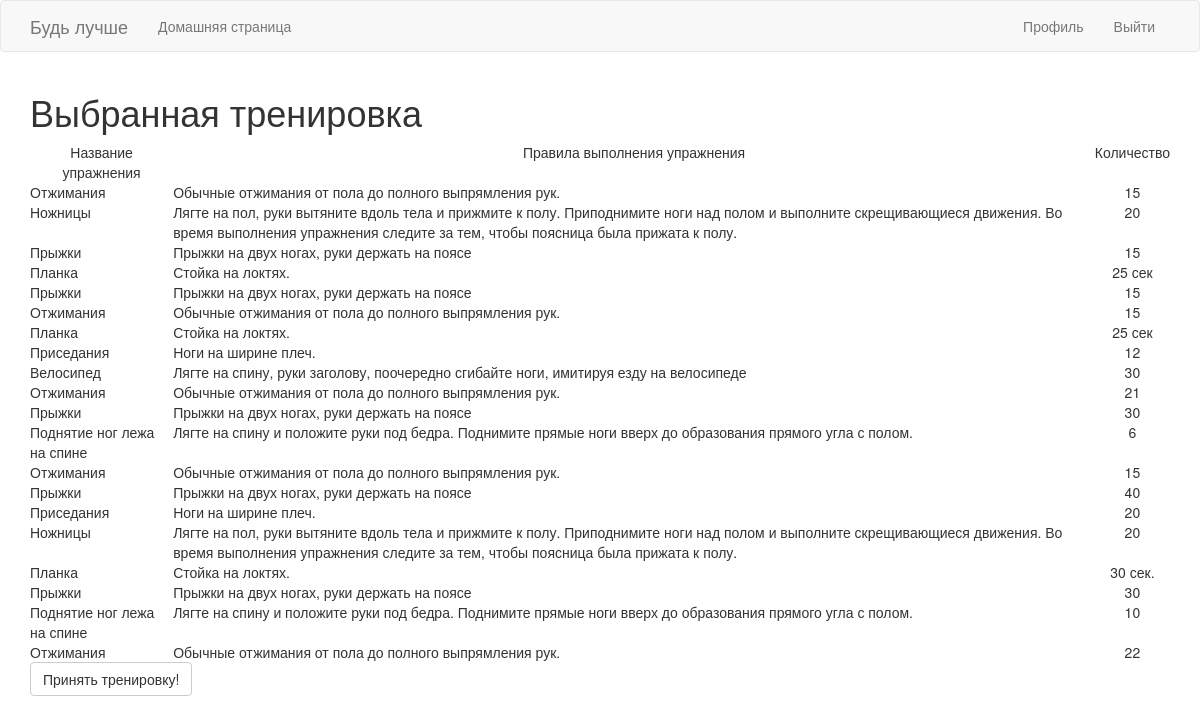
/current_training/1 (signed in), run on the app's committed database.
### app/models.py (models this page shows)
class Exercises(db.Model):
    id = db.Column(db.Integer, primary_key=True)
    name_exercises = db.Column(db.String(256), index=True)
    rules = db.Column(db.Text(500), index=True)
    day = db.Column(db.Integer)
    number = db.Column(db.Integer)
    training_id = db.Column(db.Integer, db.ForeignKey('training.id'))

### app/routes.py (the view, shortened to what this page needs)
@app.route('/current_training/<training>',methods = ['GET','POST'])
@login_required
def current_training(training):
    t = Training.query.filter_by(id=training).first_or_404()
    exercises = t.all_exe()
    form = AcceptTrainingForm()
    return render_template('current_training.html', title='Тренировка', exercises=exercises, form = form)

### app/forms.py
class AcceptTrainingForm(FlaskForm):
    submit = SubmitField('Принять тренировку!')

### app/models.py (called while the page is built)
@login.user_loader
def load_user(id):
    return User.query.get(int(id))

    def all_exe(self):
        exe = Exercises.query.filter_by(training_id=self.id)
        return exe

### app/routes.py (called while the page is built)
@app.before_request
def before_request():
    if current_user.is_authenticated:
        current_user.last_seen = datetime.utcnow()
        db.session.commit()

### app/templates/current_training.html
{% extends "base.html" %}
{% import 'bootstrap/wtf.html' as wtf %}
{% block app_content %}
    <h1>Выбранная тренировка</h1>
<table class="table-hover" >
    <tr valign="top">
        <td align="center"> Название упражнения </td>
        <td align="center"> Правила выполнения упражнения </td>
        <td align="center"> Количество </td>
    {% for exercises in exercises %}
        {% include '_exe.html' %}
    {% endfor %}
</table>
<div class="row">
        <div class="col-md-4">
            {{ wtf.quick_form(form) }}
        </div>
    </div>
{% endblock %}

### app/templates/_exe.html
    <tr valign="top">
        <td>{{ exercises.name_exercises }}</td>
        <td  align="stretch">{{ exercises.rules }} </td>
        <td align="center">{{ exercises.number }} </td>
    </tr>

### data on the page
Exercises: name_exercises "Отжимания", rules "Обычные отжимания от пола до полного выпрямления рук.", number "15"
Exercises: name_exercises "Ножницы", rules "Лягте на пол, руки вытяните вдоль тела и прижмите к полу. Приподнимите ноги над полом и выполните скрещивающиеся движения. Во время выполнения упражнения следите за тем, чтобы поясница была прижата к полу.", number "20"
Exercises: name_exercises "Прыжки", rules "Прыжки на двух ногах, руки держать на поясе", number "15"
Exercises: name_exercises "Планка", rules "Стойка на локтях.", number "25 сек"
Exercises: name_exercises "Прыжки", rules "Прыжки на двух ногах, руки держать на поясе", number "15"
Exercises: name_exercises "Отжимания", rules "Обычные отжимания от пола до полного выпрямления рук.", number "15"
Exercises: name_exercises "Планка", rules "Стойка на локтях.", number "25 сек"
Exercises: name_exercises "Приседания", rules "Ноги на ширине плеч.", number "12"
Exercises: name_exercises "Велосипед", rules "Лягте на спину, руки заголову, поочередно сгибайте ноги, имитируя езду на велосипеде", number "30"
Exercises: name_exercises "Отжимания", rules "Обычные отжимания от пола до полного выпрямления рук.", number "21"
Exercises: name_exercises "Прыжки", rules "Прыжки на двух ногах, руки держать на поясе", number "30"
Exercises: name_exercises "Поднятие ног лежа на спине", rules "Лягте на спину и положите руки под бедра. Поднимите прямые ноги вверх до образования прямого угла с полом.", number "6"
Exercises: name_exercises "Отжимания", rules "Обычные отжимания от пола до полного выпрямления рук.", number "15"
Exercises: name_exercises "Прыжки", rules "Прыжки на двух ногах, руки держать на поясе", number "40"
Exercises: name_exercises "Приседания", rules "Ноги на ширине плеч.", number "20"
Exercises: name_exercises "Ножницы", rules "Лягте на пол, руки вытяните вдоль тела и прижмите к полу. Приподнимите ноги над полом и выполните скрещивающиеся движения. Во время выполнения упражнения следите за тем, чтобы поясница была прижата к полу.", number "20"
Exercises: name_exercises "Планка", rules "Стойка на локтях.", number "30 сек."
Exercises: name_exercises "Прыжки", rules "Прыжки на двух ногах, руки держать на поясе", number "30"
Exercises: name_exercises "Поднятие ног лежа на спине", rules "Лягте на спину и положите руки под бедра. Поднимите прямые ноги вверх до образования прямого угла с полом.", number "10"
Exercises: name_exercises "Отжимания", rules "Обычные отжимания от пола до полного выпрямления рук.", number "22"
